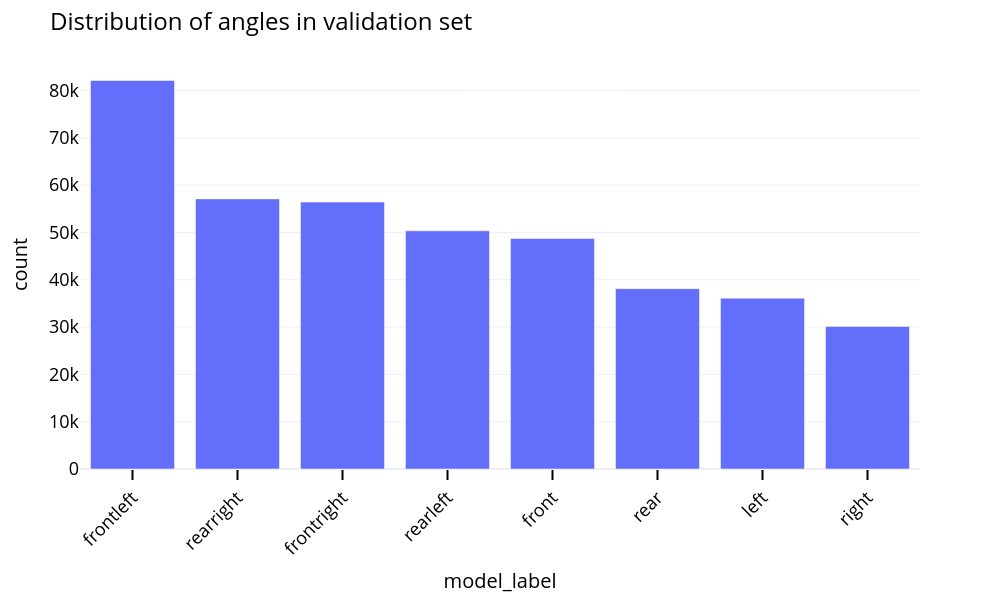

The notebook cell saved with this chart:
### Code cell
g = implot.quickplot(validation_df, 'model_label')
g.update_layout(
    title='Distribution of angles in validation set', 
    width=1000, 
    height=600
    )

### Figure 1 — Plotly figure (JSON) as saved in the notebook; plotly's stock layout.template omitted (floating-point values rounded to 4 significant figures)
{"data": [{"hovertemplate": "model_label=%{x}<br>count=%{y}<extra></extra>", "legendgroup": "", "marker": {"color": "#636efa", "pattern": {"shape": ""}}, "name": "", "orientation": "v", "showlegend": false, "textposition": "auto", "type": "bar", "x": ["frontleft", "rearright", "frontright", "rearleft", "front", "rear", "left", "right"], "xaxis": "x", "y": [82128, 57093, 56420, 50339, 48729, 38117, 36097, 30138], "yaxis": "y"}], "layout": {"barmode": "relative", "height": 600, "legend": {"tracegroupgap": 0}, "margin": {"t": 60}, "title": {"text": "Distribution of angles in validation set"}, "width": 1000, "xaxis": {"anchor": "y", "domain": [0, 1], "title": {"text": "model_label"}}, "yaxis": {"anchor": "x", "domain": [0, 1], "title": {"text": "count"}}}}
